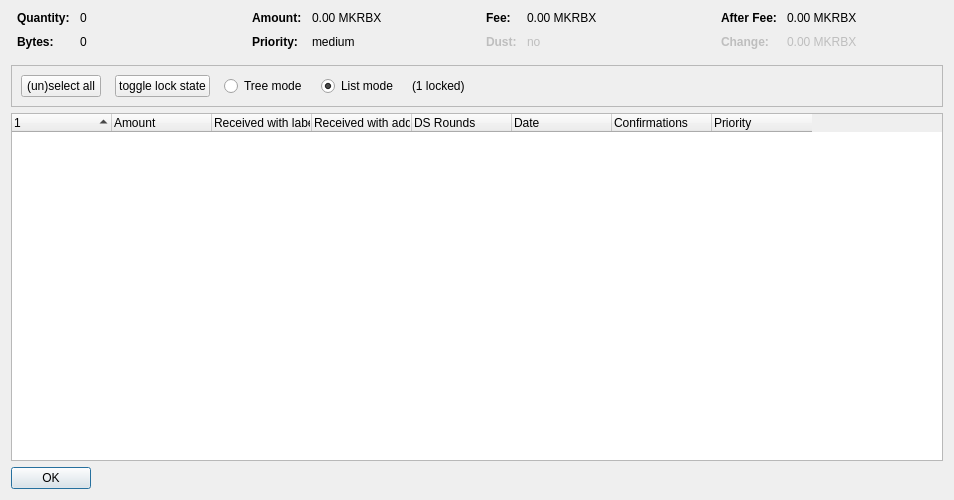
<?xml version="1.0" encoding="UTF-8"?>
<ui version="4.0">
 <class>CoinControlDialog</class>
 <widget class="QDialog" name="CoinControlDialog">
  <property name="geometry">
   <rect>
    <x>0</x>
    <y>0</y>
    <width>954</width>
    <height>500</height>
   </rect>
  </property>
  <property name="windowTitle">
   <string>Coin Selection</string>
  </property>
  <layout class="QVBoxLayout" name="verticalLayout">
   <item>
    <layout class="QHBoxLayout" name="horizontalLayoutTop" stretch="0,0,0,0">
     <property name="topMargin">
      <number>0</number>
     </property>
     <property name="bottomMargin">
      <number>10</number>
     </property>
     <item>
      <layout class="QFormLayout" name="formLayoutCoinControl1">
       <property name="horizontalSpacing">
        <number>10</number>
       </property>
       <property name="verticalSpacing">
        <number>10</number>
       </property>
       <property name="leftMargin">
        <number>6</number>
       </property>
       <property name="rightMargin">
        <number>6</number>
       </property>
       <item row="0" column="0">
        <widget class="QLabel" name="labelCoinControlQuantityText">
         <property name="font">
          <font>
           <weight>75</weight>
           <bold>true</bold>
          </font>
         </property>
         <property name="text">
          <string>Quantity:</string>
         </property>
        </widget>
       </item>
       <item row="0" column="1">
        <widget class="QLabel" name="labelCoinControlQuantity">
         <property name="cursor">
          <cursorShape>IBeamCursor</cursorShape>
         </property>
         <property name="contextMenuPolicy">
          <enum>Qt::ActionsContextMenu</enum>
         </property>
         <property name="text">
          <string notr="true">0</string>
         </property>
         <property name="textInteractionFlags">
          <set>Qt::LinksAccessibleByMouse|Qt::TextSelectableByKeyboard|Qt::TextSelectableByMouse</set>
         </property>
        </widget>
       </item>
       <item row="1" column="0">
        <widget class="QLabel" name="labelCoinControlBytesText">
         <property name="font">
          <font>
           <weight>75</weight>
           <bold>true</bold>
          </font>
         </property>
         <property name="text">
          <string>Bytes:</string>
         </property>
        </widget>
       </item>
       <item row="1" column="1">
        <widget class="QLabel" name="labelCoinControlBytes">
         <property name="cursor">
          <cursorShape>IBeamCursor</cursorShape>
         </property>
         <property name="contextMenuPolicy">
          <enum>Qt::ActionsContextMenu</enum>
         </property>
         <property name="text">
          <string notr="true">0</string>
         </property>
         <property name="textInteractionFlags">
          <set>Qt::LinksAccessibleByMouse|Qt::TextSelectableByKeyboard|Qt::TextSelectableByMouse</set>
         </property>
        </widget>
       </item>
      </layout>
     </item>
     <item>
      <layout class="QFormLayout" name="formLayoutCoinControl2">
       <property name="horizontalSpacing">
        <number>10</number>
       </property>
       <property name="verticalSpacing">
        <number>10</number>
       </property>
       <property name="leftMargin">
        <number>6</number>
       </property>
       <property name="rightMargin">
        <number>6</number>
       </property>
       <item row="0" column="0">
        <widget class="QLabel" name="labelCoinControlAmountText">
         <property name="font">
          <font>
           <weight>75</weight>
           <bold>true</bold>
          </font>
         </property>
         <property name="text">
          <string>Amount:</string>
         </property>
        </widget>
       </item>
       <item row="0" column="1">
        <widget class="QLabel" name="labelCoinControlAmount">
         <property name="cursor">
          <cursorShape>IBeamCursor</cursorShape>
         </property>
         <property name="contextMenuPolicy">
          <enum>Qt::ActionsContextMenu</enum>
         </property>
         <property name="text">
          <string notr="true">0.00 MKRBX</string>
         </property>
         <property name="textInteractionFlags">
          <set>Qt::LinksAccessibleByMouse|Qt::TextSelectableByKeyboard|Qt::TextSelectableByMouse</set>
         </property>
        </widget>
       </item>
       <item row="1" column="0">
        <widget class="QLabel" name="labelCoinControlPriorityText">
         <property name="font">
          <font>
           <weight>75</weight>
           <bold>true</bold>
          </font>
         </property>
         <property name="text">
          <string>Priority:</string>
         </property>
        </widget>
       </item>
       <item row="1" column="1">
        <widget class="QLabel" name="labelCoinControlPriority">
         <property name="cursor">
          <cursorShape>IBeamCursor</cursorShape>
         </property>
         <property name="contextMenuPolicy">
          <enum>Qt::ActionsContextMenu</enum>
         </property>
         <property name="text">
          <string>medium</string>
         </property>
         <property name="textInteractionFlags">
          <set>Qt::LinksAccessibleByMouse|Qt::TextSelectableByKeyboard|Qt::TextSelectableByMouse</set>
         </property>
        </widget>
       </item>
      </layout>
     </item>
     <item>
      <layout class="QFormLayout" name="formLayoutCoinControl3">
       <property name="horizontalSpacing">
        <number>10</number>
       </property>
       <property name="verticalSpacing">
        <number>10</number>
       </property>
       <property name="leftMargin">
        <number>6</number>
       </property>
       <property name="rightMargin">
        <number>6</number>
       </property>
       <item row="0" column="0">
        <widget class="QLabel" name="labelCoinControlFeeText">
         <property name="font">
          <font>
           <weight>75</weight>
           <bold>true</bold>
          </font>
         </property>
         <property name="text">
          <string>Fee:</string>
         </property>
        </widget>
       </item>
       <item row="0" column="1">
        <widget class="QLabel" name="labelCoinControlFee">
         <property name="cursor">
          <cursorShape>IBeamCursor</cursorShape>
         </property>
         <property name="contextMenuPolicy">
          <enum>Qt::ActionsContextMenu</enum>
         </property>
         <property name="text">
          <string notr="true">0.00 MKRBX</string>
         </property>
         <property name="textInteractionFlags">
          <set>Qt::LinksAccessibleByMouse|Qt::TextSelectableByKeyboard|Qt::TextSelectableByMouse</set>
         </property>
        </widget>
       </item>
       <item row="1" column="0">
        <widget class="QLabel" name="labelCoinControlLowOutputText">
         <property name="enabled">
          <bool>false</bool>
         </property>
         <property name="font">
          <font>
           <weight>75</weight>
           <bold>true</bold>
          </font>
         </property>
         <property name="text">
          <string>Dust:</string>
         </property>
        </widget>
       </item>
       <item row="1" column="1">
        <widget class="QLabel" name="labelCoinControlLowOutput">
         <property name="enabled">
          <bool>false</bool>
         </property>
         <property name="cursor">
          <cursorShape>IBeamCursor</cursorShape>
         </property>
         <property name="contextMenuPolicy">
          <enum>Qt::ActionsContextMenu</enum>
         </property>
         <property name="text">
          <string>no</string>
         </property>
         <property name="textInteractionFlags">
          <set>Qt::LinksAccessibleByMouse|Qt::TextSelectableByKeyboard|Qt::TextSelectableByMouse</set>
         </property>
        </widget>
       </item>
      </layout>
     </item>
     <item>
      <layout class="QFormLayout" name="formLayoutCoinControl4">
       <property name="horizontalSpacing">
        <number>10</number>
       </property>
       <property name="verticalSpacing">
        <number>10</number>
       </property>
       <property name="leftMargin">
        <number>6</number>
       </property>
       <property name="rightMargin">
        <number>6</number>
       </property>
       <item row="0" column="0">
        <widget class="QLabel" name="labelCoinControlAfterFeeText">
         <property name="font">
          <font>
           <weight>75</weight>
           <bold>true</bold>
          </font>
         </property>
         <property name="text">
          <string>After Fee:</string>
         </property>
        </widget>
       </item>
       <item row="0" column="1">
        <widget class="QLabel" name="labelCoinControlAfterFee">
         <property name="cursor">
          <cursorShape>IBeamCursor</cursorShape>
         </property>
         <property name="contextMenuPolicy">
          <enum>Qt::ActionsContextMenu</enum>
         </property>
         <property name="text">
          <string notr="true">0.00 MKRBX</string>
         </property>
         <property name="textInteractionFlags">
          <set>Qt::LinksAccessibleByMouse|Qt::TextSelectableByKeyboard|Qt::TextSelectableByMouse</set>
         </property>
        </widget>
       </item>
       <item row="1" column="0">
        <widget class="QLabel" name="labelCoinControlChangeText">
         <property name="enabled">
          <bool>false</bool>
         </property>
         <property name="font">
          <font>
           <weight>75</weight>
           <bold>true</bold>
          </font>
         </property>
         <property name="text">
          <string>Change:</string>
         </property>
        </widget>
       </item>
       <item row="1" column="1">
        <widget class="QLabel" name="labelCoinControlChange">
         <property name="enabled">
          <bool>false</bool>
         </property>
         <property name="cursor">
          <cursorShape>IBeamCursor</cursorShape>
         </property>
         <property name="contextMenuPolicy">
          <enum>Qt::ActionsContextMenu</enum>
         </property>
         <property name="text">
          <string notr="true">0.00 MKRBX</string>
         </property>
         <property name="textInteractionFlags">
          <set>Qt::LinksAccessibleByMouse|Qt::TextSelectableByKeyboard|Qt::TextSelectableByMouse</set>
         </property>
        </widget>
       </item>
      </layout>
     </item>
    </layout>
   </item>
   <item>
    <widget class="QFrame" name="frame">
     <property name="minimumSize">
      <size>
       <width>0</width>
       <height>40</height>
      </size>
     </property>
     <property name="frameShape">
      <enum>QFrame::StyledPanel</enum>
     </property>
     <property name="frameShadow">
      <enum>QFrame::Sunken</enum>
     </property>
     <layout class="QHBoxLayout" name="horizontalLayout">
      <item>
       <layout class="QHBoxLayout" name="horizontalLayoutPanel" stretch="0,0,0,0,0,0">
        <property name="spacing">
         <number>14</number>
        </property>
        <item>
         <widget class="QPushButton" name="pushButtonSelectAll">
          <property name="sizePolicy">
           <sizepolicy hsizetype="Maximum" vsizetype="Fixed">
            <horstretch>0</horstretch>
            <verstretch>0</verstretch>
           </sizepolicy>
          </property>
          <property name="text">
           <string>(un)select all</string>
          </property>
          <property name="autoDefault">
           <bool>false</bool>
          </property>
         </widget>
        </item>
        <item>
         <widget class="QPushButton" name="pushButtonToggleLock">
          <property name="sizePolicy">
           <sizepolicy hsizetype="Maximum" vsizetype="Fixed">
            <horstretch>0</horstretch>
            <verstretch>0</verstretch>
           </sizepolicy>
          </property>
          <property name="text">
           <string>toggle lock state</string>
          </property>
          <property name="autoDefault">
           <bool>false</bool>
          </property>
         </widget>
        </item>
        <item>
         <widget class="QRadioButton" name="radioTreeMode">
          <property name="sizePolicy">
           <sizepolicy hsizetype="Maximum" vsizetype="Fixed">
            <horstretch>0</horstretch>
            <verstretch>0</verstretch>
           </sizepolicy>
          </property>
          <property name="text">
           <string>Tree mode</string>
          </property>
         </widget>
        </item>
        <item>
         <widget class="QRadioButton" name="radioListMode">
          <property name="sizePolicy">
           <sizepolicy hsizetype="Maximum" vsizetype="Fixed">
            <horstretch>0</horstretch>
            <verstretch>0</verstretch>
           </sizepolicy>
          </property>
          <property name="text">
           <string>List mode</string>
          </property>
          <property name="checked">
           <bool>true</bool>
          </property>
         </widget>
        </item>
        <item>
         <widget class="QLabel" name="labelLocked">
          <property name="text">
           <string>(1 locked)</string>
          </property>
         </widget>
        </item>
        <item>
         <spacer name="horizontalSpacer">
          <property name="orientation">
           <enum>Qt::Horizontal</enum>
          </property>
          <property name="sizeHint" stdset="0">
           <size>
            <width>40</width>
            <height>20</height>
           </size>
          </property>
         </spacer>
        </item>
       </layout>
      </item>
     </layout>
    </widget>
   </item>
   <item>
    <widget class="CoinControlTreeWidget" name="treeWidget">
     <property name="contextMenuPolicy">
      <enum>Qt::CustomContextMenu</enum>
     </property>
     <property name="sortingEnabled">
      <bool>false</bool>
     </property>
     <property name="columnCount">
      <number>8</number>
     </property>
     <attribute name="headerShowSortIndicator" stdset="0">
      <bool>true</bool>
     </attribute>
     <attribute name="headerStretchLastSection">
      <bool>false</bool>
     </attribute>
     <column>
      <property name="text">
       <string/>
      </property>
     </column>
     <column>
      <property name="text">
       <string>Amount</string>
      </property>
     </column>
     <column>
      <property name="text">
       <string>Received with label</string>
      </property>
     </column>
     <column>
      <property name="text">
       <string>Received with address</string>
      </property>
     </column>
     <column>
      <property name="text">
       <string>DS Rounds</string>
      </property>
     </column>
     <column>
      <property name="text">
       <string>Date</string>
      </property>
     </column>
     <column>
      <property name="text">
       <string>Confirmations</string>
      </property>
      <property name="toolTip">
       <string>Confirmed</string>
      </property>
     </column>
     <column>
      <property name="text">
       <string>Priority</string>
      </property>
     </column>
    </widget>
   </item>
   <item>
    <widget class="QDialogButtonBox" name="buttonBox">
     <property name="sizePolicy">
      <sizepolicy hsizetype="Maximum" vsizetype="Fixed">
       <horstretch>0</horstretch>
       <verstretch>0</verstretch>
      </sizepolicy>
     </property>
     <property name="orientation">
      <enum>Qt::Horizontal</enum>
     </property>
     <property name="standardButtons">
      <set>QDialogButtonBox::Ok</set>
     </property>
    </widget>
   </item>
  </layout>
 </widget>
 <customwidgets>
  <customwidget>
   <class>CoinControlTreeWidget</class>
   <extends>QTreeWidget</extends>
   <header>coincontroltreewidget.h</header>
  </customwidget>
 </customwidgets>
 <resources/>
 <connections/>
</ui>
